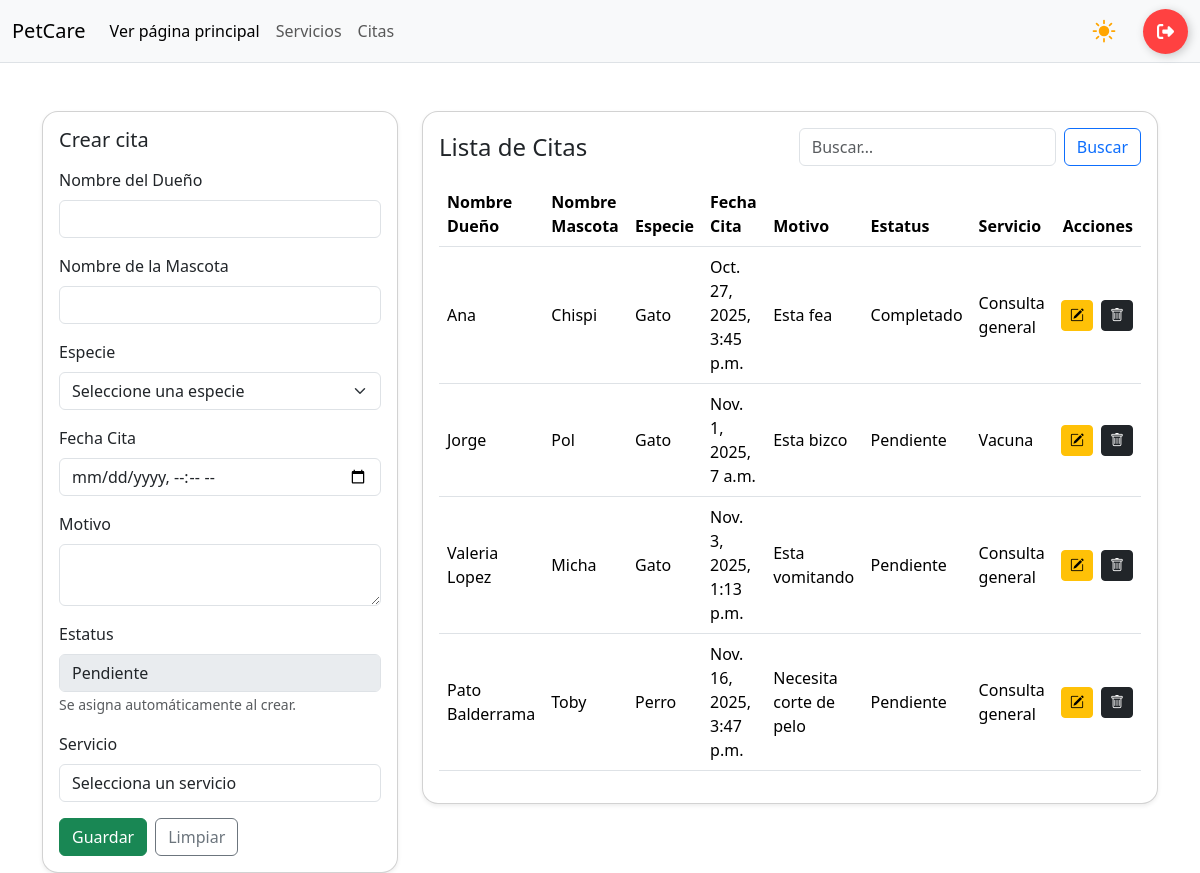
/citas/ (signed in), run on an earlier commit of the app's database.
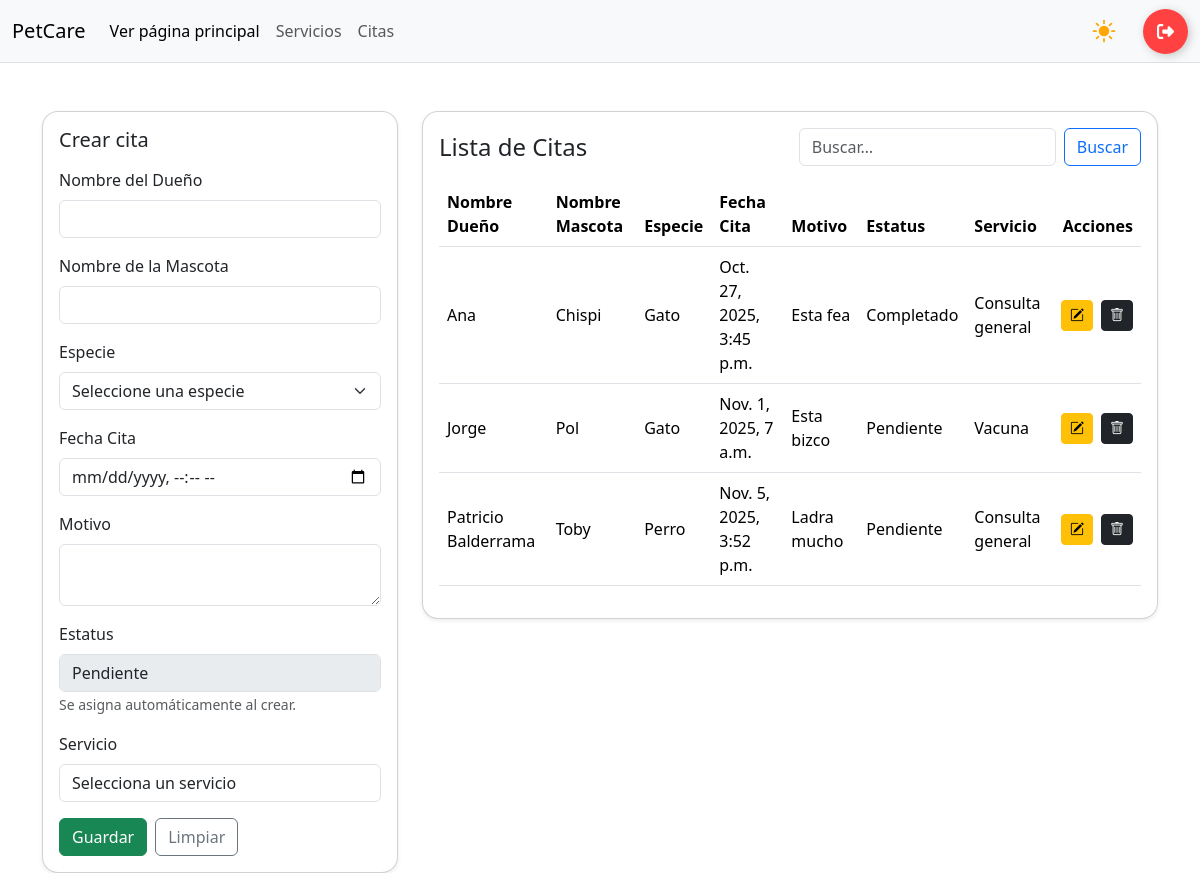
And on a later commit of the database.
### app/models.py (models this page shows, shortened)
class CITA_VETERINARIA(models.Model):
    nombre_dueño = models.CharField(max_length=200)
    nombre_mascota = models.CharField(max_length=100)
    especie = models.CharField(max_length=100)
    fecha_cita = models.DateTimeField()
    motivo = models.CharField(max_length=255)
    estatus = models.CharField(max_length=50)
    servicio = models.ForeignKey(SERVICIO, on_delete= models.PROTECT, null=True)

class SERVICIO(models.Model):
    nombre = models.CharField(max_length=100)
    precio = models.DecimalField(max_digits=10, decimal_places=2)
    descripcion = models.TextField(max_length=250, null= True)
    def __str__(self):
        return self.nombre

### app/views.py (the view, shortened to what this page needs)
# urls.py: path('citas/', views.citas_panel, name='citas'),
@login_required
def citas_panel(request, id=None):
    cita = get_object_or_404(CITA_VETERINARIA, pk=id) if id else None
    servicios = SERVICIO.objects.all() # Necesario para traer los servicios al ddl
    citas = CITA_VETERINARIA.objects.all()
    ctx = {
        "citas": citas,
        "cita": cita,
        "editando": bool(cita),
        "servicios": servicios,
    }
    return render(request, "citas.html", ctx)

### app/templates/citas.html (shortened to what this page needs)
{% load static %}
<!DOCTYPE html>
<html lang="es">
<head>
    {% include 'referencias.html' %}
    <link rel="stylesheet" href="{% static 'css/panel.css' %}">
</head>
<body>
    {% include 'navbar-panel.html' %}
    <main class="container mt-5">
        <div class="row g-4">
            <div class="col-12 col-lg-4">
                <div class="card shadow-sm rounded-4">
                    <div class="card-body">
                        <h5 class="card-title mb-3">
                            {% if editando %}Editar cita{% else %}Crear cita{% endif %}
                        </h5>
                        <form method="post" autocomplete="off"
                            action="{% if editando %}{% url 'citas_edit' cita.id %}{% else %}{% url 'citas' %}{% endif %}">
                            <div class="mb-3">
                                <label class="form-label">Nombre del Dueño</label>
                                <input type="text" name="nombre_dueño" class="form-control" pattern="^[A-Za-zÁÉÍÓÚáéíóúÑñ\s]+$"
                                    maxlength="200" required value="{{ cita.nombre_dueño|default_if_none:'' }}">
                            </div>
                            <div class="mb-3">
                                <label class="form-label">Nombre de la Mascota</label>
                                <input type="text" name="nombre_mascota" class="form-control" pattern="^[A-Za-zÁÉÍÓÚáéíóúÑñ\s]+$"
                                    maxlength="100" required value="{{ cita.nombre_mascota|default_if_none:'' }}">
                            </div>
                            <div class="mb-3">
                                <label class="form-label">Especie</label>
                                <select name="especie_select" id="especie_select" class="form-select" required>
                                    <option value="">Seleccione una especie</option>
                                </select>
                            </div>
                            <div class="mb-3">
                                <label class="form-label" for="id_fecha_cita">Fecha Cita</label>
                                <input type="datetime-local" name="fecha_cita" class="form-control" required
                                    id="id_fecha_cita"
                                    value="{{ cita.fecha_cita|date:'Y-m-d\TH:i'|default_if_none:'' }}">
                            </div>
                            <div class="mb-3">
                                <label class="form-label">Motivo</label>
                                <textarea name="motivo" class="form-control" maxlength="255"
                                    required>{{ cita.motivo|default_if_none:'' }}</textarea>
                            </div>
                            {% if editando %}
                            <div class="mb-3">
                                <label class="form-label">Estatus</label>
                                <input type="text" name="estatus" class="form-control"
                                    value="{{ cita.estatus|default_if_none:'Pendiente' }}" maxlength="50">
                            </div>
                            {% else %}
                            <div class="mb-3">
                                <label class="form-label">Estatus</label>
                                <input type="text" class="form-control" value="Pendiente" disabled>
                                <small class="text-muted">Se asigna automáticamente al crear.</small>
                            </div>
                            {% endif %}
                            <div class="mb-3">
                                <label for="servicio" class="form-label">Servicio</label>
                                <select name="servicio" id="servicio" class="form-control">
                                    <option value="">Selecciona un servicio</option>
                                </select>
                            </div>
                            <div class="d-flex gap-2">
                                <button type="submit" class="btn btn-success">
                                    {% if editando %}Actualizar{% else %}Guardar{% endif %}
                                </button>
                                {% if editando %}
                                <a href="{% url 'citas' %}" class="btn btn-secondary">Cancelar</a>
                                {% else %}
                                <button type="reset" class="btn btn-outline-secondary">Limpiar</button>
                                {% endif %}
                            </div>
                        </form>
                    </div>
                </div>
            </div>
            <div class="col-12 col-lg-8">
                <div class="card shadow-sm rounded-4">
                    <div class="card-body">
                        <div class="d-flex justify-content-between align-items-center mb-3">
                            <h4 class="m-0">Lista de Citas</h4>
                            <form class="d-flex" method="get" action="{% url 'citas' %}">
                                <input class="form-control me-2" type="search" placeholder="Buscar…" name="q"
                                    value="{{ q }}">
                                <button class="btn btn-outline-primary" type="submit">Buscar</button>
                            </form>
                        </div>
                        <table class="table table-hover align-middle">
                            <thead>
                                <tr>
                                    <th>Nombre Dueño</th>
                                    <th>Nombre Mascota</th>
                                    <th>Especie</th>
                                    <th>Fecha Cita</th>
                                    <th>Motivo</th>
                                    <th>Estatus</th>
                                    <th>Servicio</th>
                                    <th class="text-end">Acciones</th>
                                </tr>
                            </thead>
                            <tbody>
                                {% for cita in citas %}
                                <tr>
                                    <td>{{ cita.nombre_dueño }}</td>
                                    <td>{{ cita.nombre_mascota }}</td>
                                    <td>{{ cita.especie }}</td>
                                    <td>{{ cita.fecha_cita }}</td>
                                    <td>{{ cita.motivo }}</td>
                                    <td>{{ cita.estatus }}</td>
                                    <td>{{ cita.servicio }}</td>
                                    <td class="text-end">
                                        <div class="d-inline-flex gap-2">
                                            <a class="btn btn-warning btn-sm" href="{% url 'citas_edit' cita.id %}">
                                                <i class="bi bi-pencil-square"></i>
                                            </a>
                                            <a class="btn btn-dark btn-sm" href="{% url 'citas_eliminar' cita.id %}"
                                                onclick="return confirm('¿Eliminar este cita?')">
                                                <i class="bi bi-trash"></i>
                                            </a>
                                        </div>
                                    </td>
                                </tr>
                                {% empty %}
                                <tr>
                                    <td colspan="4" class="text-center text-muted">Sin información disponible</td>
                                </tr>
                                {% endfor %}
                            </tbody>
                        </table>
                    </div>
                </div>
            </div>
        </div>
    </main>
    <body>
        {% include 'alertas.html' %}
    </body>
</body>
</html>

### app/templates/referencias.html (shortened to what this page needs)
{% load static %}
<!DOCTYPE html>
<html lang="en">
<head>
    <link href="https://cdn.jsdelivr.net/npm/bootstrap@5.3.8/dist/css/bootstrap.min.css" rel="stylesheet"
>
    <link rel="stylesheet" href="https://cdn.jsdelivr.net/npm/bootstrap-icons@1.11.3/font/bootstrap-icons.css">
</head>
<body>
</body>
</html>

### app/templates/navbar-panel.html (shortened to what this page needs)
{% load static %}
<!DOCTYPE html>
<html lang="en">
<head>
    <link rel="stylesheet" href="{% static 'css/panel.css' %}">
    {% include 'referencias.html' %}
</head>
<body data-bs-theme="dark">
    <nav class="navbar navbar-expand-lg bg-dark border-bottom border-body">
        <div class="container-fluid">
            <a class="navbar-brand" href="#">PetCare</a>
            <div class="collapse navbar-collapse" id="navbarNav">
                <ul class="navbar-nav">
                    <li class="nav-item">
                        <a class="nav-link active" aria-current="page" href="{% url 'index' %}">Ver página
                            principal</a>
                    </li>
                    <li class="nav-item"><a class="nav-link" href="{% url 'servicios' %}">Servicios</a></li>
                    <li class="nav-item"><a class="nav-link" href="{% url 'citas' %}">Citas</a></li>
                </ul>
                <div class="ms-auto d-flex align-items-center gap-3">
                    <label for="theme-switch" class="toggle" title="Cambiar tema">
                        <div class="icon icon--sun">
                        </div>
                    </label>
                    <form method="post" action="">
                        <button type="submit" class="btn-logout" aria-label="Cerrar sesión" title="Cerrar sesión">
                            <div class="sign">
                            </div>
                        </button>
                    </form>
                </div>
            </div>
        </div>
    </nav>
</body>
</html>

### app/templates/alertas.html (shortened to what this page needs)
<!DOCTYPE html>
<html lang="en">
<head>
</head>
<body>
    <div class="position-fixed top-0 start-50 translate-middle-x p-3" style="z-index:1080;">
    </div>
</body>
</html>

### app/static/css/panel.css (style rules this page uses)
:root { color-scheme: light dark; }
.btn-logout { display: flex; align-items: center; justify-content: flex-start; width: 45px; height: 45px; border: none; border-radius: 50%; cursor: pointer; position: relative; overflow: hidden; transition: 0.3s; box-shadow: 2px 2px 10px rgba(0, 0, 0, 0.2); background-color: rgb(255, 65, 65); }
.sign { width: 100%; transition: 0.3s; display: flex; align-items: center; justify-content: center; }
.sign svg { width: 17px; }
.toggle { width: 46px; height: 46px; border-radius: 50%; display: grid; place-items: center; cursor: pointer; line-height: 1; }
.icon { grid-column: 1/1; grid-row: 1/1; transition: transform 500ms; line-height: 0.1; }
.icon--sun { transform: scale(0); color: #ffa500; }
#theme-switch:checked ~ .icon--sun { transition-delay: 200ms; transform: scale(1) rotate(360deg); }

What changed in the data, as far as the page shows it:
removed CITA_VETERINARIA: nombre_dueño "Valeria Lopez", nombre_mascota "Micha", especie "Gato", fecha_cita "Nov. 3, 2025, 1:13 p.m.", motivo "Esta vomitando", estatus "Pendiente", servicio "Consulta general"
removed CITA_VETERINARIA: nombre_dueño "Pato Balderrama", nombre_mascota "Toby", especie "Perro", fecha_cita "Nov. 16, 2025, 3:47 p.m.", motivo "Necesita corte de pelo", estatus "Pendiente", servicio "Consulta general"
added CITA_VETERINARIA: nombre_dueño "Patricio Balderrama", nombre_mascota "Toby", especie "Perro", fecha_cita "Nov. 5, 2025, 3:52 p.m.", motivo "Ladra mucho", estatus "Pendiente", servicio "Consulta general"
